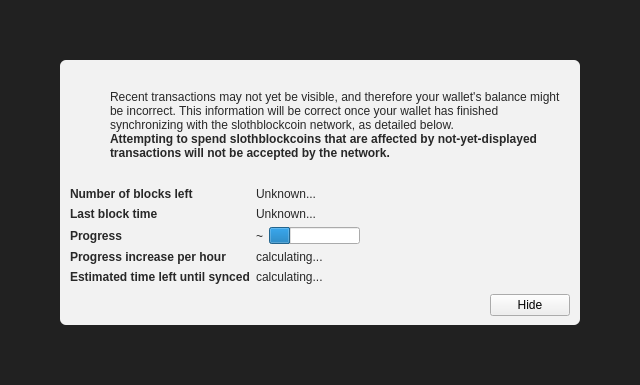
<?xml version="1.0" encoding="UTF-8"?>
<ui version="4.0">
 <class>ModalOverlay</class>
 <widget class="ModalOverlay" name="ModalOverlay">
  <property name="geometry">
   <rect>
    <x>0</x>
    <y>0</y>
    <width>640</width>
    <height>385</height>
   </rect>
  </property>
  <property name="windowTitle">
   <string>Form</string>
  </property>
  <layout class="QVBoxLayout" name="verticalLayout" stretch="0">
   <property name="sizeConstraint">
    <enum>QLayout::SetDefaultConstraint</enum>
   </property>
   <property name="leftMargin">
    <number>0</number>
   </property>
   <property name="topMargin">
    <number>0</number>
   </property>
   <property name="rightMargin">
    <number>0</number>
   </property>
   <property name="bottomMargin">
    <number>0</number>
   </property>
   <item>
    <widget class="QWidget" name="bgWidget" native="true">
     <property name="styleSheet">
      <string notr="true">#bgWidget { background: rgba(0,0,0,220); }</string>
     </property>
     <layout class="QVBoxLayout" name="verticalLayoutMain" stretch="1">
      <property name="leftMargin">
       <number>60</number>
      </property>
      <property name="topMargin">
       <number>60</number>
      </property>
      <property name="rightMargin">
       <number>60</number>
      </property>
      <property name="bottomMargin">
       <number>60</number>
      </property>
      <item>
       <widget class="QWidget" name="contentWidget" native="true">
        <property name="styleSheet">
         <string notr="true">#contentWidget { background: rgba(255,255,255,240); border-radius: 6px; }

QLabel { color: rgb(40,40,40);  }</string>
        </property>
        <layout class="QVBoxLayout" name="verticalLayoutSub" stretch="1,0,0,0">
         <property name="spacing">
          <number>0</number>
         </property>
         <property name="leftMargin">
          <number>10</number>
         </property>
         <property name="topMargin">
          <number>10</number>
         </property>
         <property name="rightMargin">
          <number>10</number>
         </property>
         <property name="bottomMargin">
          <number>10</number>
         </property>
         <item>
          <layout class="QHBoxLayout" name="horizontalLayoutIconText" stretch="0,1">
           <property name="topMargin">
            <number>20</number>
           </property>
           <item>
            <layout class="QVBoxLayout" name="verticalLayoutIcon">
             <property name="leftMargin">
              <number>0</number>
             </property>
             <item>
              <widget class="QPushButton" name="warningIcon">
               <property name="enabled">
                <bool>false</bool>
               </property>
               <property name="text">
                <string/>
               </property>
               <property name="icon">
                <iconset>
                 <normaloff>:/icons/warning</normaloff>
                 <disabledoff>:/icons/warning</disabledoff>:/icons/warning</iconset>
               </property>
               <property name="iconSize">
                <size>
                 <width>48</width>
                 <height>48</height>
                </size>
               </property>
               <property name="flat">
                <bool>true</bool>
               </property>
              </widget>
             </item>
             <item>
              <spacer name="verticalSpacerWarningIcon">
               <property name="orientation">
                <enum>Qt::Vertical</enum>
               </property>
               <property name="sizeHint" stdset="0">
                <size>
                 <width>20</width>
                 <height>40</height>
                </size>
               </property>
              </spacer>
             </item>
            </layout>
           </item>
           <item>
            <layout class="QVBoxLayout" name="verticalLayoutInfoText">
             <property name="leftMargin">
              <number>0</number>
             </property>
             <property name="topMargin">
              <number>0</number>
             </property>
             <item>
              <widget class="QLabel" name="infoText">
               <property name="text">
                <string>Recent transactions may not yet be visible, and therefore your wallet's balance might be incorrect. This information will be correct once your wallet has finished synchronizing with the slothblockcoin network, as detailed below.</string>
               </property>
               <property name="textFormat">
                <enum>Qt::RichText</enum>
               </property>
               <property name="wordWrap">
                <bool>true</bool>
               </property>
              </widget>
             </item>
             <item>
              <widget class="QLabel" name="infoTextStrong">
               <property name="font">
                <font>
                 <weight>75</weight>
                 <bold>true</bold>
                </font>
               </property>
               <property name="text">
                <string>Attempting to spend slothblockcoins that are affected by not-yet-displayed transactions will not be accepted by the network.</string>
               </property>
               <property name="textFormat">
                <enum>Qt::RichText</enum>
               </property>
               <property name="wordWrap">
                <bool>true</bool>
               </property>
              </widget>
             </item>
             <item>
              <spacer name="verticalSpacerInTextSpace">
               <property name="orientation">
                <enum>Qt::Vertical</enum>
               </property>
               <property name="sizeHint" stdset="0">
                <size>
                 <width>20</width>
                 <height>40</height>
                </size>
               </property>
              </spacer>
             </item>
            </layout>
           </item>
          </layout>
         </item>
         <item>
          <spacer name="verticalSpacerAfterText">
           <property name="orientation">
            <enum>Qt::Vertical</enum>
           </property>
           <property name="sizeHint" stdset="0">
            <size>
             <width>20</width>
             <height>40</height>
            </size>
           </property>
          </spacer>
         </item>
         <item>
          <layout class="QFormLayout" name="formLayout">
           <property name="fieldGrowthPolicy">
            <enum>QFormLayout::FieldsStayAtSizeHint</enum>
           </property>
           <property name="horizontalSpacing">
            <number>6</number>
           </property>
           <property name="verticalSpacing">
            <number>6</number>
           </property>
           <property name="topMargin">
            <number>10</number>
           </property>
           <item row="0" column="0">
            <widget class="QLabel" name="labelNumberOfBlocksLeft">
             <property name="font">
              <font>
               <weight>75</weight>
               <bold>true</bold>
              </font>
             </property>
             <property name="text">
              <string>Number of blocks left</string>
             </property>
            </widget>
           </item>
           <item row="0" column="1">
            <widget class="QLabel" name="numberOfBlocksLeft">
             <property name="text">
              <string>Unknown...</string>
             </property>
            </widget>
           </item>
           <item row="1" column="0">
            <widget class="QLabel" name="labelLastBlockTime">
             <property name="font">
              <font>
               <weight>75</weight>
               <bold>true</bold>
              </font>
             </property>
             <property name="text">
              <string>Last block time</string>
             </property>
            </widget>
           </item>
           <item row="1" column="1">
            <widget class="QLabel" name="newestBlockDate">
             <property name="sizePolicy">
              <sizepolicy hsizetype="Maximum" vsizetype="Preferred">
               <horstretch>0</horstretch>
               <verstretch>0</verstretch>
              </sizepolicy>
             </property>
             <property name="text">
              <string>Unknown...</string>
             </property>
            </widget>
           </item>
           <item row="2" column="0">
            <widget class="QLabel" name="labelSyncDone">
             <property name="font">
              <font>
               <weight>75</weight>
               <bold>true</bold>
              </font>
             </property>
             <property name="text">
              <string>Progress</string>
             </property>
            </widget>
           </item>
           <item row="2" column="1">
            <layout class="QHBoxLayout" name="horizontalLayoutSync" stretch="0,1">
             <item>
              <widget class="QLabel" name="percentageProgress">
               <property name="text">
                <string notr="true">~</string>
               </property>
              </widget>
             </item>
             <item>
              <widget class="QProgressBar" name="progressBar">
               <property name="value">
                <number>24</number>
               </property>
               <property name="format">
                <string/>
               </property>
              </widget>
             </item>
            </layout>
           </item>
           <item row="4" column="0">
            <widget class="QLabel" name="labelProgressIncrease">
             <property name="font">
              <font>
               <weight>75</weight>
               <bold>true</bold>
              </font>
             </property>
             <property name="text">
              <string>Progress increase per hour</string>
             </property>
            </widget>
           </item>
           <item row="4" column="1">
            <widget class="QLabel" name="progressIncreasePerH">
             <property name="text">
              <string>calculating...</string>
             </property>
            </widget>
           </item>
           <item row="5" column="0">
            <widget class="QLabel" name="labelEstimatedTimeLeft">
             <property name="font">
              <font>
               <weight>75</weight>
               <bold>true</bold>
              </font>
             </property>
             <property name="text">
              <string>Estimated time left until synced</string>
             </property>
            </widget>
           </item>
           <item row="5" column="1">
            <widget class="QLabel" name="expectedTimeLeft">
             <property name="text">
              <string>calculating...</string>
             </property>
            </widget>
           </item>
          </layout>
         </item>
         <item>
          <layout class="QHBoxLayout" name="horizontalLayoutButtons">
           <property name="leftMargin">
            <number>10</number>
           </property>
           <property name="topMargin">
            <number>10</number>
           </property>
           <item>
            <spacer name="horizontalSpacer">
             <property name="orientation">
              <enum>Qt::Horizontal</enum>
             </property>
             <property name="sizeHint" stdset="0">
              <size>
               <width>40</width>
               <height>20</height>
              </size>
             </property>
            </spacer>
           </item>
           <item>
            <widget class="QPushButton" name="closeButton">
             <property name="text">
              <string>Hide</string>
             </property>
            </widget>
           </item>
          </layout>
         </item>
        </layout>
       </widget>
      </item>
     </layout>
    </widget>
   </item>
  </layout>
 </widget>
 <customwidgets>
  <customwidget>
   <class>ModalOverlay</class>
   <extends>QWidget</extends>
   <header>modaloverlay.h</header>
   <container>1</container>
  </customwidget>
 </customwidgets>
 <resources/>
 <connections/>
</ui>
